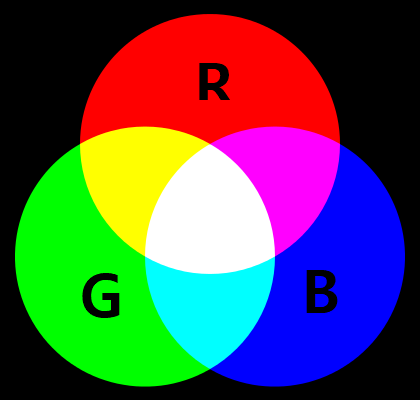
//> input picture data/RGB.png, 420 x 400 px
$ ./main   (built with g++ and OpenCV 4)
//> lines starting //> are read from the running program, lines starting //| are printed output that depends on the picture
#include <iostream>
using namespace std;

#include <opencv2/opencv.hpp>
using namespace cv;

int main()
{
    // Load an image
    Mat img_color = imread("RGB.png");
//> img_color is the input picture: 400 rows x 420 cols, CV_8UC3; mean B, G, R 79.2, 79.3, 79.4

    // Check if image loading is successful
    if (img_color.empty())
    {
        cout << "Error: No image exists!" << endl;
        exit(-1);
    }

    // Split each color channel
    Mat img_BGR[3];
    split(img_color, img_BGR);
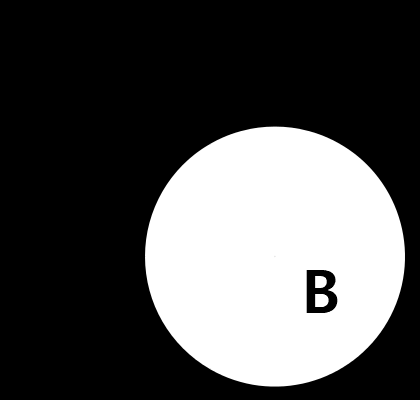
//> img_BGR[0]: 400 rows x 420 cols, CV_8UC1; min 0, max 255, mean 79.2
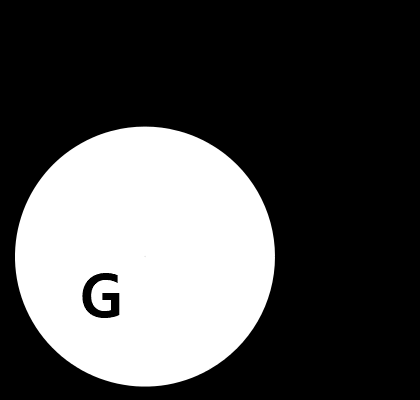
//> img_BGR[1]: 400 rows x 420 cols, CV_8UC1; min 0, max 255, mean 79.3
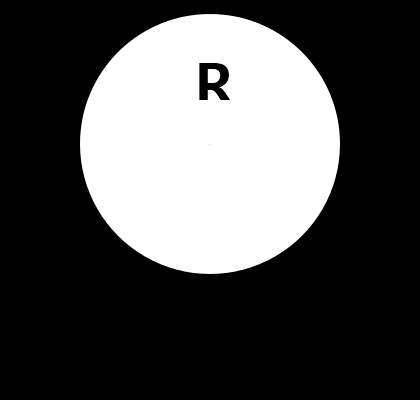
//> img_BGR[2]: 400 rows x 420 cols, CV_8UC1; min 0, max 255, mean 79.4

    // Merge all channels
    Mat img_merged;
    merge(img_BGR, 3, img_merged);

    // Concatenate each color channel horizontally
    Mat img_split;
    hconcat(img_BGR, 3, img_split);
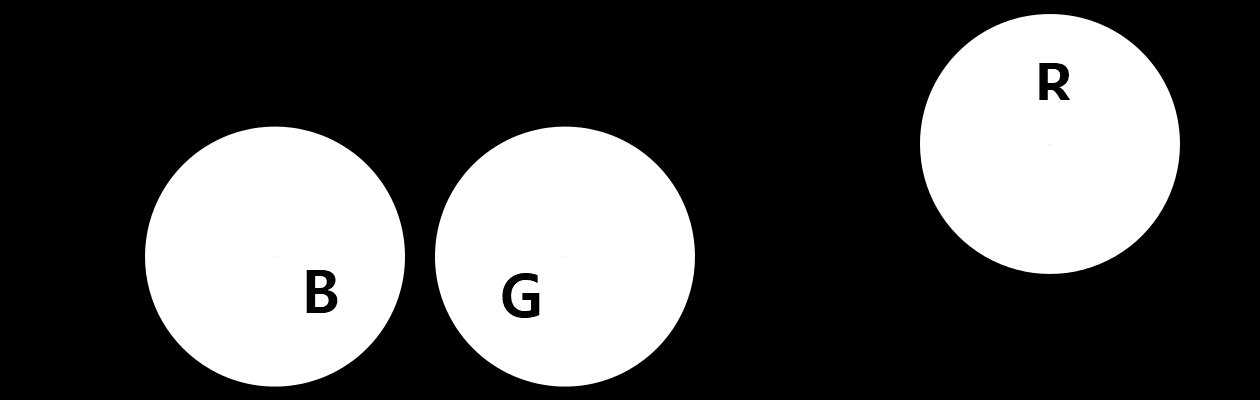
//> img_split: 400 rows x 1260 cols, CV_8UC1; min 0, max 255, mean 79.3

    // Display all channels in a window
    imshow("Original Image", img_color);
    imshow("Split Channels", img_split);
    imshow("Merged Channels", img_merged);

    // Wait for a key to be pressed
    waitKey(0);

    // Destroy all windows
    destroyAllWindows();

    // shallow vs. deep copy?
    if (img_split.data == img_BGR[0].data)
        cout << "Concatenate: shallow copy" << endl;
    else
        cout << "Concatenate: deep copy" << endl;

    // double check
    img_BGR[0] = Scalar(0); // make the blue channel black
//> img_BGR[0]: 400 rows x 420 cols, CV_8UC1; every value is 0

    // Display all channels in a window
    imshow("Original Image", img_color);
    imshow("Split Channels", img_split);
    imshow("Merged Channels", img_merged);

    // Wait for a key to be pressed
    waitKey(0);

    // Destroy all windows
    destroyAllWindows();

    return 0;
}

$ run again, with data/chessboard.png copied over data/RGB.png
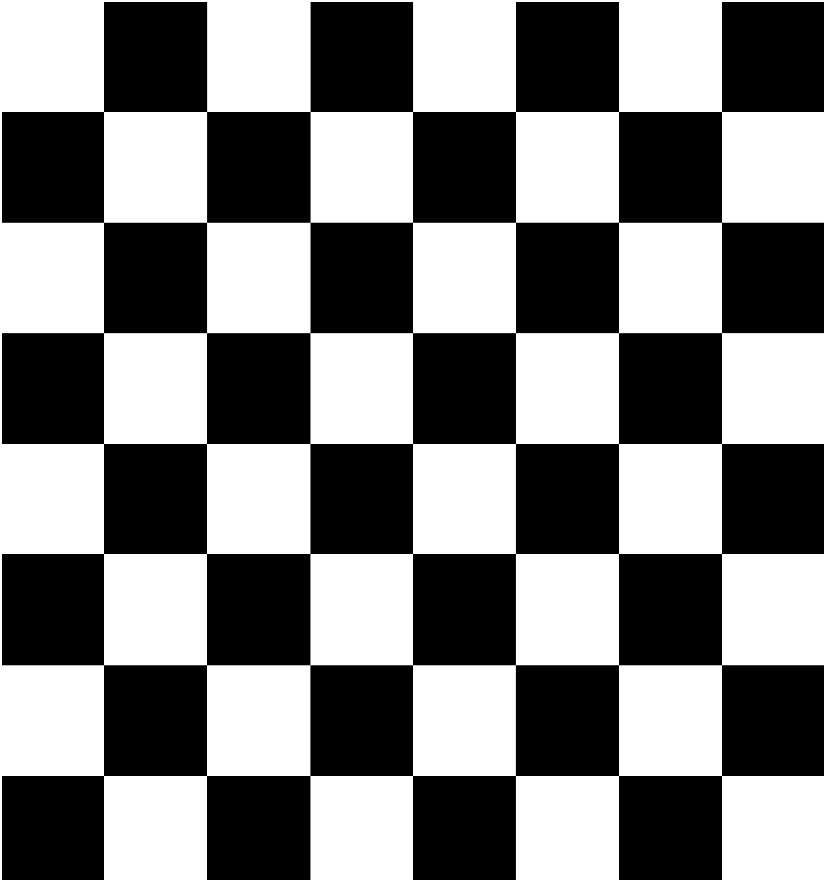
//> input picture data/chessboard.png, 824 x 880 px
//> img_color is the input picture: 880 rows x 824 cols, CV_8UC3; min 0, max 255, mean 128.1
//> `hconcat(img_BGR, 3, img_split);`:
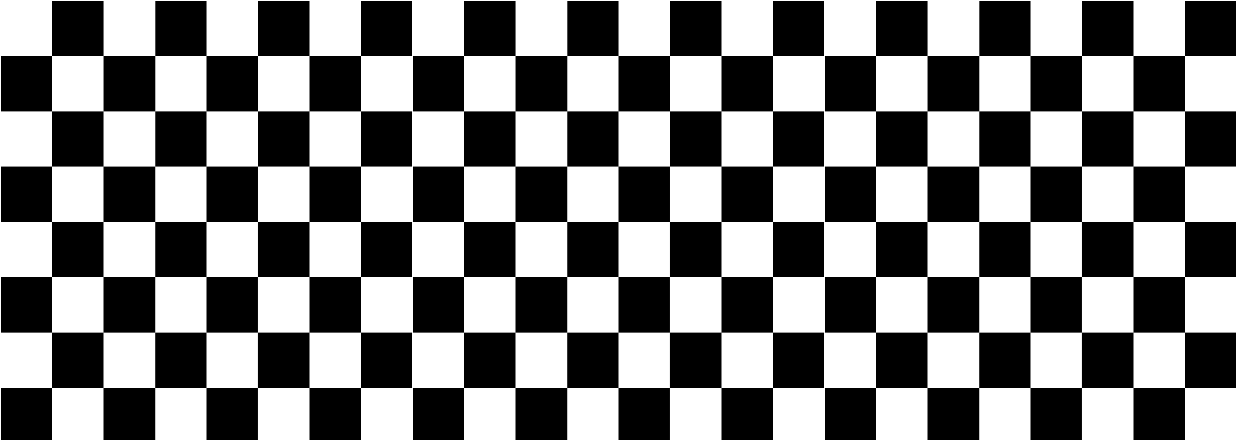
//> img_split: 880 rows x 2472 cols, CV_8UC1 (shown at 1/2 size); min 0, max 255, mean 128.1
